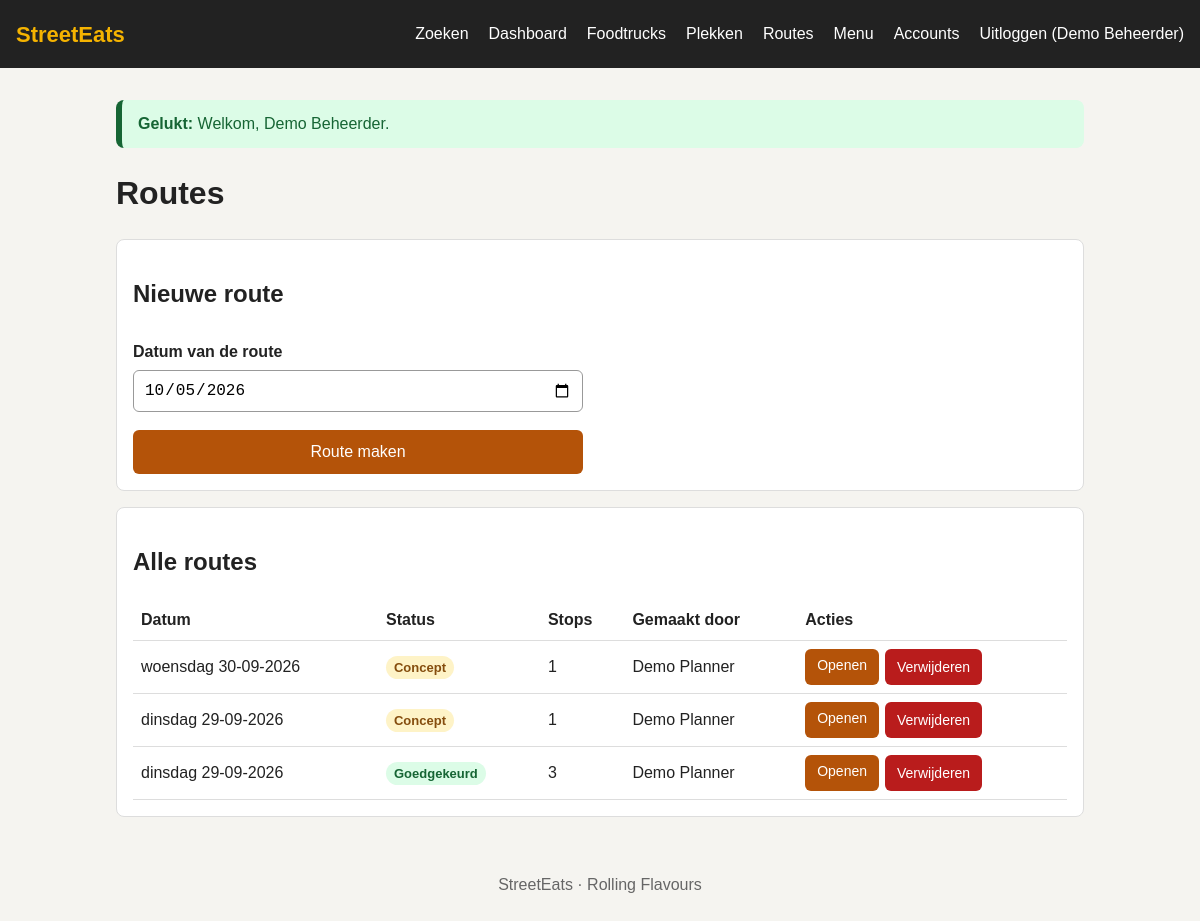
Page /beheer/routes.php (signed in) on the committed database.
### tables this page shows
CREATE TABLE users (
    id            INT AUTO_INCREMENT PRIMARY KEY,
    naam          VARCHAR(100) NOT NULL,
    email         VARCHAR(150) NOT NULL UNIQUE,
    password_hash VARCHAR(255) NOT NULL,
    role          ENUM('planner', 'beheerder') NOT NULL DEFAULT 'planner',
    actief        TINYINT(1) NOT NULL DEFAULT 1
);

CREATE TABLE routes (
    id         INT AUTO_INCREMENT PRIMARY KEY,
    route_date DATE NOT NULL,
    status     ENUM('concept', 'goedgekeurd') NOT NULL DEFAULT 'concept',
    created_by INT NOT NULL,
    INDEX (route_date),    
    FOREIGN KEY (created_by) REFERENCES users(id)
);

### includes/login.php (called while the page is built, shortened)
<?php
require_once __DIR__ . '/database.php';
require_once __DIR__ . '/functies.php';
function ingelogde_gebruiker()
{
    global $db;
    $query = $db->prepare('SELECT id, naam, email, role FROM users WHERE id = ? AND actief = 1');
    $query->execute([$_SESSION['user_id']]);
    return $query->fetch() ?: null;
}

### beheer/routes.php (the view, shortened to what this page needs)
<?php
require __DIR__ . '/../includes/login.php';
$datum = date('Y-m-d');
$routes = $db->query(
    'SELECT routes.*, users.naam AS gemaakt_door, COUNT(stops.id) AS aantal_stops
     FROM routes
     JOIN users ON users.id = routes.created_by
     LEFT JOIN stops ON stops.route_id = routes.id
     GROUP BY routes.id
     ORDER BY routes.route_date DESC, routes.id DESC'
)->fetchAll();
require __DIR__ . '/../includes/header.php';
?>
<h1>Routes</h1>
<div class="kaart">
    <h2>Nieuwe route</h2>
    <form method="post" class="formulier">
        <label for="route_date">Datum van de route</label>
        <input type="date" id="route_date" name="route_date" value="<?= e($datum) ?>" required>
        <button type="submit" class="knop">Route maken</button>
    </form>
</div>
<div class="kaart">
    <h2>Alle routes</h2>
    <?php if (!$routes): ?>
        <p>Er zijn nog geen routes.</p>
    <?php else: ?>
        <table class="tabel">
            <tr>
                <th>Datum</th>
                <th>Status</th>
                <th>Stops</th>
                <th>Gemaakt door</th>
                <th>Acties</th>
            </tr>
            <?php foreach ($routes as $route): ?>
                <tr>
                    <td><?= e(datum_tekst($route['route_date'])) ?></td>
                    <td>
                        <?php if ($route['status'] === 'goedgekeurd'): ?>
                            <span class="label label-groen">Goedgekeurd</span>
                        <?php else: ?>
                            <span class="label label-geel">Concept</span>
                        <?php endif; ?>
                    </td>
                    <td><?= e($route['aantal_stops']) ?></td>
                    <td><?= e($route['gemaakt_door']) ?></td>
                    <td class="acties">
                        <a class="knop knop-klein" href="route.php?id=<?= e($route['id']) ?>">Openen</a>
                        <form method="post" onsubmit="return confirm('Route met alle stops verwijderen?');">
                            <button type="submit" class="knop knop-klein knop-rood">Verwijderen</button>
                        </form>
                    </td>
                </tr>
            <?php endforeach; ?>
        </table>
    <?php endif; ?>
</div>
<?php require __DIR__ . '/../includes/footer.php'; ?>

### includes/header.php (shortened to what this page needs)
<?php
require_once __DIR__ . '/login.php';
$ingelogd = ingelogde_gebruiker();
?>
<!DOCTYPE html>
<html lang="nl">
<head>
    <link rel="stylesheet" href="<?= url('css/style.css') ?>">
</head>
<body>
<header class="kop">
    <a class="logo" href="<?= url() ?>">StreetEats</a>
    <nav class="menu">
        <a href="<?= url() ?>">Zoeken</a>
        <?php if ($ingelogd): ?>
            <a href="<?= url('beheer/index.php') ?>">Dashboard</a>
            <a href="<?= url('beheer/trucks.php') ?>">Foodtrucks</a>
            <a href="<?= url('beheer/plekken.php') ?>">Plekken</a>
            <a href="<?= url('beheer/routes.php') ?>">Routes</a>
            <a href="<?= url('beheer/menu.php') ?>">Menu</a>
            <?php if ($ingelogd['role'] === 'beheerder'): ?>
                <a href="<?= url('beheer/accounts.php') ?>">Accounts</a>
            <?php endif; ?>
            <a href="<?= url('logout.php') ?>">Uitloggen (<?= e($ingelogd['naam']) ?>)</a>
        <?php else: ?>
            <a href="<?= url('login.php') ?>">Inloggen</a>
        <?php endif; ?>
    </nav>
</header>
<main class="inhoud">

### css/style.css (style rules this page uses)
* { box-sizing: border-box; }
body { margin: 0; font-family: Arial, Helvetica, sans-serif; line-height: 1.5; color: #222; background: #f5f4f0; }
.kop { background: #222; padding: 12px 16px; }
.logo { color: #f5b301; font-size: 22px; font-weight: bold; text-decoration: none; }
.menu { display: flex; flex-direction: column; margin-top: 8px; }
.menu a { color: #fff; text-decoration: none; padding: 10px 0; }
.inhoud { max-width: 1000px; margin: 0 auto; padding: 16px; }
.kaart { background: #fff; border: 1px solid #ddd; border-radius: 8px; padding: 16px; margin-bottom: 16px; }
.formulier { display: flex; flex-direction: column; gap: 6px; max-width: 450px; }
.formulier label { font-weight: bold; margin-top: 8px; }
.formulier input, .formulier select { padding: 10px; font-size: 16px; border: 1px solid #999; border-radius: 6px; }
.knop { min-height: 44px; padding: 10px 18px; margin-top: 12px; background: #b45309; color: #fff; border: none; border-radius: 6px; font-size: 16px; cursor: pointer; }
.knop-klein { min-height: 36px; margin-top: 0; padding: 6px 12px; font-size: 14px; }
.knop-rood { background: #b91c1c; }
a.knop { display: inline-block; text-decoration: none; }
.acties { display: flex; flex-wrap: wrap; gap: 6px; }
.label { display: inline-block; padding: 2px 8px; border-radius: 999px; font-size: 13px; font-weight: bold; }
.label-groen { background: #dcfce7; color: #166534; }
.label-geel { background: #fef3c7; color: #854d0e; }
.kaart { overflow-x: auto; }
.tabel { width: 100%; border-collapse: collapse; }
.tabel th, .tabel td { text-align: left; padding: 8px; border-bottom: 1px solid #ddd; }
@media (min-width: 700px) { .kop { display: flex; justify-content: space-between; align-items: center; } }
@media (min-width: 700px) { .menu { flex-direction: row; gap: 20px; margin-top: 0; } }

### rows in the picture
users: naam "Demo Beheerder"
routes: route_date "woensdag 30-09-2026", status "Concept", aantal_stops "1", created_by.naam "Demo Planner"
routes: route_date "dinsdag 29-09-2026", status "Concept", aantal_stops "1", created_by.naam "Demo Planner"
routes: route_date "dinsdag 29-09-2026", status "Goedgekeurd", aantal_stops "3", created_by.naam "Demo Planner"

### other values in the picture
$woord "Gelukt:"
$melding['tekst'] "Welkom, Demo Beheerder."
